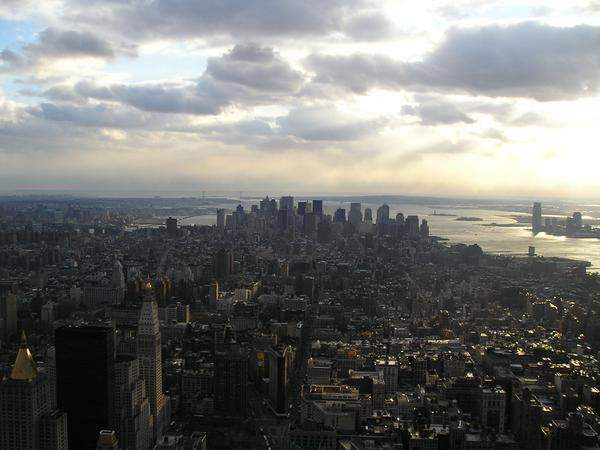
#> input picture dataset/test/city/city_test-004.jpg, 600 x 450 px, given as the content of the folder ../dataset/test/city/city_test-004.jpg, which was not available
$ python usingSVM.py --train_path ../dataset/test/city/city_test-004.jpg --test_path ../dataset/test/city/city_test-005.jpg
#> lines starting #> are read from the running program, lines starting #| are printed output that depends on the picture; pictures that were not available may be replaced by others from this repository, and a replacement may not be noted
import argparse
import cv2
import numpy as np
import os
from sklearn.cluster import KMeans
from sklearn.svm import SVC
from sklearn.preprocessing import StandardScaler
from matplotlib import pyplot as plt
from sklearn import svm, datasets
from sklearn.model_selection import train_test_split
from sklearn.metrics import confusion_matrix
from sklearn.utils.multiclass import unique_labels
from sklearn.metrics.pairwise import chi2_kernel
from sklearn.model_selection import GridSearchCV
from sklearn.metrics import accuracy_score

def getFiles(train, path):
    images = []
    count = 0
    for folder in os.listdir(path):
        for file in  os.listdir(os.path.join(path, folder)):
            images.append(os.path.join(path, os.path.join(folder, file)))

    if(train is True):
        np.random.shuffle(images)

    return images

def getDescriptors(sift, img):
    kp, des = sift.detectAndCompute(img, None)
    return des

def readImage(img_path):
    img = cv2.imread(img_path, 0)
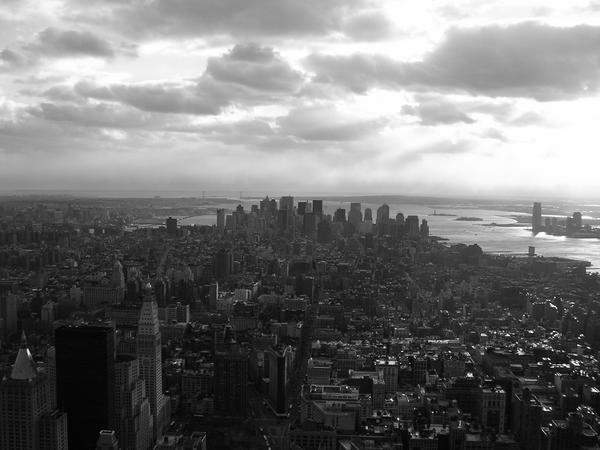
#> img: shape (450, 600); min 0, max 255, mean 118.2
    return cv2.resize(img,(150,150))
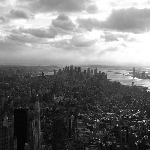
#> returned value: shape (150, 150); min 0, max 255, mean 118.4
#> in getDescriptors, `kp, des = sift.detectAndCompute(img, None)`: kp = 110 keypoints; strongest (x, y, size): (125, 22, 17.1), (138, 81, 5.3), (143, 76, 5.4), (44, 20, 12.5)

def vstackDescriptors(descriptor_list):
    descriptors = np.array(descriptor_list[0])
    for descriptor in descriptor_list[1:]:
        descriptors = np.vstack((descriptors, descriptor))
#> this loop made 0 passes

    return descriptors

def clusterDescriptors(descriptors, no_clusters):
    kmeans = KMeans(n_clusters = no_clusters).fit(descriptors)
    return kmeans

def extractFeatures(kmeans, descriptor_list, image_count, no_clusters):
#> called with image_count = 1, no_clusters = 50
    im_features = np.array([np.zeros(no_clusters) for i in range(image_count)])
    for i in range(image_count):
        for j in range(len(descriptor_list[i])):
            feature = descriptor_list[i][j]
            feature = feature.reshape(1, 128)
            idx = kmeans.predict(feature)
            im_features[i][idx] += 1

    return im_features

def normalizeFeatures(scale, features):
    return scale.transform(features)

def plotHistogram(im_features, no_clusters):
#> called with im_features = array of shape (1, 50), no_clusters = 50
    x_scalar = np.arange(no_clusters)
    y_scalar = np.array([abs(np.sum(im_features[:,h], dtype=np.int32)) for h in range(no_clusters)])
#> y_scalar = 50 values from 0 to 0

    plt.bar(x_scalar, y_scalar)
    plt.xlabel("Visual Word Index")
    plt.ylabel("Frequency")
    plt.title("Complete Vocabulary Generated")
    plt.xticks(x_scalar + 0.4, x_scalar)
    plt.show()
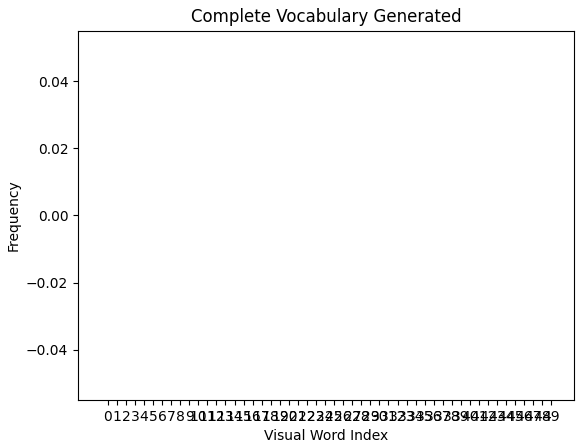
#> figure drawn by matplotlib, 1 panel

def svcParamSelection(X, y, kernel, nfolds):
    Cs = [0.5, 0.1, 0.15, 0.2, 0.3]
    gammas = [0.1, 0.11, 0.095, 0.105]
    param_grid = {'C': Cs, 'gamma' : gammas}
    grid_search = GridSearchCV(SVC(kernel=kernel), param_grid, cv=nfolds)
    grid_search.fit(X, y)
    grid_search.best_params_
    return grid_search.best_params_

def findSVM(im_features, train_labels, kernel):
    features = im_features
    if(kernel == "precomputed"):
      features = np.dot(im_features, im_features.T)

    params = svcParamSelection(features, train_labels, kernel, 5)
    C_param, gamma_param = params.get("C"), params.get("gamma")
    print(C_param, gamma_param)
    class_weight = {
        0: (807 / (7 * 140)),
        1: (807 / (7 * 140)),
        2: (807 / (7 * 133)),
        3: (807 / (7 * 70)),
        4: (807 / (7 * 42)),
        5: (807 / (7 * 140)),
        6: (807 / (7 * 142))
    }

    svm = SVC(kernel = kernel, C =  C_param, gamma = gamma_param, class_weight = class_weight)
    svm.fit(features, train_labels)
    return svm

# [53 lines left out: functions plotConfusionMatrix, plotConfusions, not called in this run]

def findAccuracy(true, predictions):
    print ('accuracy score: %0.3f' % accuracy_score(true, predictions))

def trainModel(path, no_clusters, kernel):
    images = getFiles(True, path)
    print("Train images path detected.")
    sift = cv2.SIFT_create()
    descriptor_list = []
    train_labels = np.array([])
    label_count = 7
    image_count = len(images)

    for img_path in images:
        if("city" in img_path):
            class_index = 0
        elif("face" in img_path):
            class_index = 1
        elif("green" in img_path):
            class_index = 2
        elif("house_building" in img_path):
            class_index = 3
        elif("house_indoor" in img_path):
            class_index = 4
        elif("office" in img_path):
          class_index = 5
        else:
          class_index = 6

        train_labels = np.append(train_labels, class_index)
        img = readImage(img_path)
        des = getDescriptors(sift, img)
        descriptor_list.append(des)

    descriptors = vstackDescriptors(descriptor_list)
    print("Descriptors vstacked.")

    kmeans = clusterDescriptors(descriptors, no_clusters)
    print("Descriptors clustered.")

    im_features = extractFeatures(kmeans, descriptor_list, image_count, no_clusters)
    print("Images features extracted.")

    scale = StandardScaler().fit(im_features)
    im_features = scale.transform(im_features)
    print("Train images normalized.")

    plotHistogram(im_features, no_clusters)
    print("Features histogram plotted.")

    svm = findSVM(im_features, train_labels, kernel)
    print("SVM fitted.")
    print("Training completed.")

    return kmeans, scale, svm, im_features

# [62 lines left out: function testModel, not called in this run]

def execute(train_path, test_path, no_clusters, kernel):
    kmeans, scale, svm, im_features = trainModel(train_path, no_clusters, kernel)
    testModel(test_path, kmeans, scale, svm, im_features, no_clusters, kernel)

if __name__ == '__main__':
    parser = argparse.ArgumentParser()

    parser.add_argument('--train_path', action="store", dest="train_path", required=True)
    parser.add_argument('--test_path', action="store", dest="test_path", required=True)
    parser.add_argument('--no_clusters', action="store", dest="no_clusters", default=50)
    parser.add_argument('--kernel_type', action="store", dest="kernel_type", default="linear")

    args =  vars(parser.parse_args())
    if(not(args['kernel_type'] == "linear" or args['kernel_type'] == "precomputed")):
        print("Kernel type must be either linear or precomputed")
        exit(0)

#> (the run stopped early here; a loop or call above may not have finished)

$ run again, on dataset/test/city/city_test-008.jpg
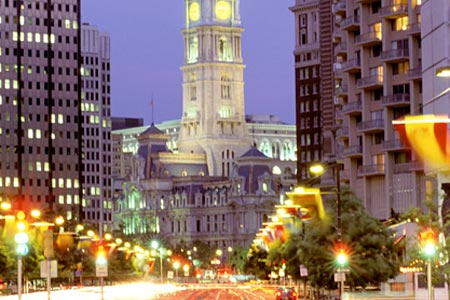
#> input picture dataset/test/city/city_test-008.jpg, 450 x 300 px, given as the content of the folder ../dataset/test/city/city_test-008.jpg, which was not available
#> in readImage, `img = cv2.imread(img_path, 0)`:
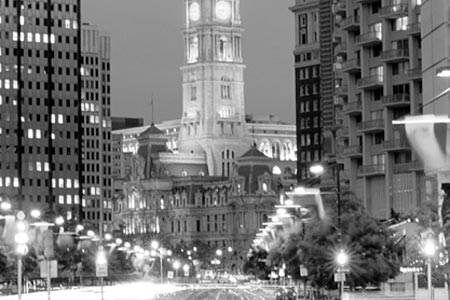
#> img: shape (300, 450); min 0, max 255, mean 116.9
#> in readImage, `return cv2.resize(img,(150,150))`:
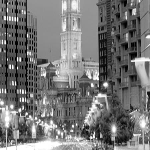
#> returned value: shape (150, 150); min 0, max 255, mean 117.3
#> kp = 318 keypoints; strongest (x, y, size): (105, 84, 3.3), (20, 110, 2), (92, 85, 2.2), (101, 136, 2)
#> y_scalar = 50 values from 0 to 0

$ run again, on dataset/test/city/city_test-009.jpg
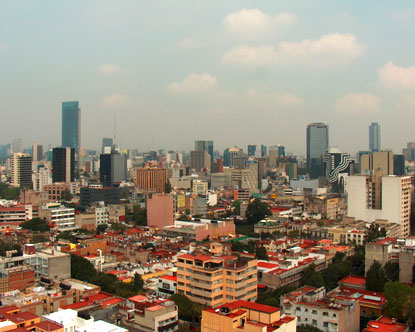
#> input picture dataset/test/city/city_test-009.jpg, 415 x 332 px, given as the content of the folder ../dataset/test/city/city_test-009.jpg, which was not available
#> in readImage, `img = cv2.imread(img_path, 0)`:
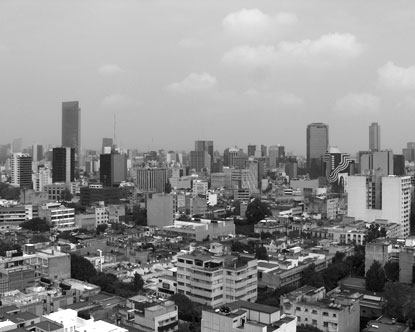
#> img: shape (332, 415); min 0, max 255, mean 143.3
#> in readImage, `return cv2.resize(img,(150,150))`:
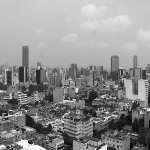
#> returned value: shape (150, 150); min 3, max 255, mean 143.1
#> kp = 218 keypoints; strongest (x, y, size): (30, 142, 2.6), (23, 143, 5.3), (3, 146, 2.5), (28, 129, 3.5)
#> y_scalar = 50 values from 0 to 0

$ run again, on dataset/test/city/city_test-010.jpg
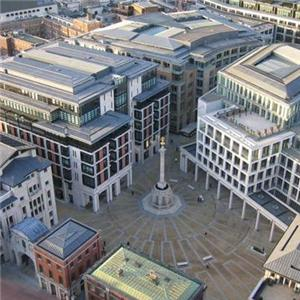
#> input picture dataset/test/city/city_test-010.jpg, 300 x 300 px, given as the content of the folder ../dataset/test/city/city_test-010.jpg, which was not available
#> in readImage, `img = cv2.imread(img_path, 0)`:
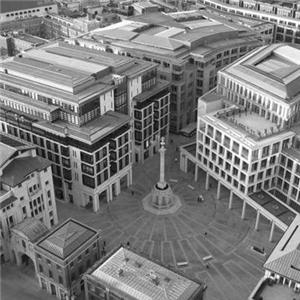
#> img: shape (300, 300); min 0, max 255, mean 124.2
#> in readImage, `return cv2.resize(img,(150,150))`:
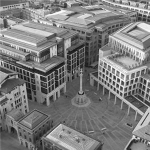
#> returned value: shape (150, 150); min 18, max 252, mean 124.3
#> kp = 353 keypoints; strongest (x, y, size): (118, 80, 2), (114, 77, 1.9), (117, 85, 1.9), (121, 88, 1.9)
#> y_scalar = 50 values from 0 to 0
